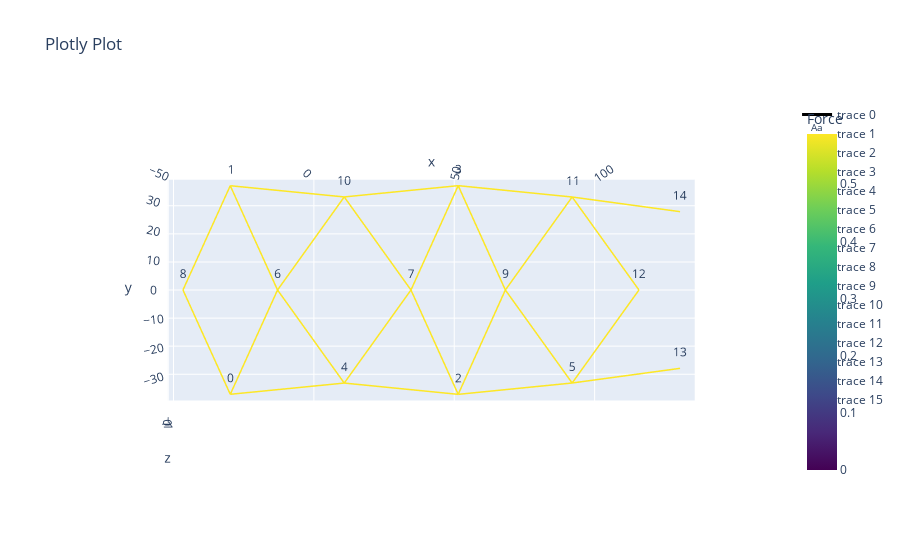

The code cell stored with this chart in its notebook:
### Markdown cell above
Optimize vertex locations

### Code cell
net.initialize_shape_optimizer(function_type = 'standard',  method = 'Gauss-Seidel',options ={"maxiter": 10000, "damping": .1, "tol": 1e-6})
net.optimize_vertices()
net.net_plot(color=True, plot_type='optimized', elables=False, vlabels = True)

### Figure 1 — Plotly figure (JSON) as saved in the notebook; plotly's stock layout.template omitted (floating-point values rounded to 4 significant figures)
{"data": [{"line": {"color": [0.5879, 0.5879, 0, 0.5879, 0.5879, 0, 0.5879, 0.5879, 0, 0.5879, 0.5879, 0, 0.5879, 0.5879, 0, 0.5879, 0.5879, 0, 0.5879, 0.5879, 0, 0.5879, 0.5879, 0, 0.5879, 0.5879, 0, 0.5879, 0.5879, 0, 0.5879, 0.5879, 0, 0.5879, 0.5879, 0, 0.5879, 0.5879, 0, 0.5879, 0.5879, 0, 0.5879, 0.5879, 0, 0.5879, 0.5879, 0, 0.5879, 0.5879, 0, 0.5879, 0.5879, 0, 0.5879, 0.5879, 0, 0.5879, 0.5879, 0, 0.5879, 0.5879, 0, 0.5879, 0.5879, 0, 0.5879, 0.5879, 0, 0.5879, 0.5879, 0], "colorbar": {"title": {"text": "Force"}}, "colorscale": [[0, "#440154"], [0.1111, "#482878"], [0.2222, "#3e4989"], [0.3333, "#31688e"], [0.4444, "#26828e"], [0.5556, "#1f9e89"], [0.6667, "#35b779"], [0.7778, "#6ece58"], [0.8889, "#b5de2b"], [1, "#fde725"]], "showscale": true, "width": 3}, "mode": "lines", "type": "scatter3d", "x": [-12.78, -29.56, null, -29.56, -46.36, null, -29.56, 10.9, null, 130.1, 91.82, null, 51.36, 10.9, null, 51.36, 91.82, null, 51.36, 34.59, null, 51.36, 68.11, null, 10.9, -12.78, null, 10.9, 34.59, null, 91.82, 115.5, null, 91.82, 68.11, null, -29.56, -12.78, null, -12.78, 10.9, null, -29.56, -46.36, null, 115.5, 91.82, null, 34.59, 10.9, null, 51.36, 34.59, null, 68.11, 91.82, null, 51.36, 68.11, null, -29.56, 10.9, null, 51.36, 10.9, null, 130.1, 91.82, null, 51.36, 91.82, null], "y": [-0.0007037, -37.03, null, -37.03, -0.001367, null, -37.03, -33.05, null, -27.82, -33.02, null, -37.04, -33.05, null, -37.04, -33.02, null, -37.04, 5.922e-05, null, -37.04, 0.0006698, null, -33.05, -0.0007037, null, -33.05, 5.922e-05, null, -33.02, 0.001605, null, -33.02, 0.0006698, null, 37.03, -0.0007037, null, -0.0007037, 33.05, null, 37.03, -0.001367, null, 0.001605, 33.02, null, 5.922e-05, 33.05, null, 37.04, 5.922e-05, null, 0.0006698, 33.02, null, 37.04, 0.0006698, null, 37.03, 33.05, null, 37.04, 33.05, null, 27.82, 33.02, null, 37.04, 33.02, null], "z": [0, 0, null, 0, 0, null, 0, 0, null, 0, 0, null, 0, 0, null, 0, 0, null, 0, 0, null, 0, 0, null, 0, 0, null, 0, 0, null, 0, 0, null, 0, 0, null, 0, 0, null, 0, 0, null, 0, 0, null, 0, 0, null, 0, 0, null, 0, 0, null, 0, 0, null, 0, 0, null, 0, 0, null, 0, 0, null, 0, 0, null, 0, 0, null]}, {"mode": "text", "text": ["0"], "type": "scatter3d", "x": [-29.56], "y": [-37.03], "z": [0]}, {"mode": "text", "text": ["1"], "type": "scatter3d", "x": [-29.56], "y": [37.03], "z": [0]}, {"mode": "text", "text": ["2"], "type": "scatter3d", "x": [51.36], "y": [-37.04], "z": [0]}, {"mode": "text", "text": ["3"], "type": "scatter3d", "x": [51.36], "y": [37.04], "z": [0]}, {"mode": "text", "text": ["4"], "type": "scatter3d", "x": [10.9], "y": [-33.05], "z": [0]}, {"mode": "text", "text": ["5"], "type": "scatter3d", "x": [91.82], "y": [-33.02], "z": [0]}, {"mode": "text", "text": ["6"], "type": "scatter3d", "x": [-12.78], "y": [-0.0007037], "z": [0]}, {"mode": "text", "text": ["7"], "type": "scatter3d", "x": [34.59], "y": [5.922e-05], "z": [0]}, {"mode": "text", "text": ["8"], "type": "scatter3d", "x": [-46.36], "y": [-0.001367], "z": [0]}, {"mode": "text", "text": ["9"], "type": "scatter3d", "x": [68.11], "y": [0.0006698], "z": [0]}, {"mode": "text", "text": ["10"], "type": "scatter3d", "x": [10.9], "y": [33.05], "z": [0]}, {"mode": "text", "text": ["11"], "type": "scatter3d", "x": [91.82], "y": [33.02], "z": [0]}, {"mode": "text", "text": ["12"], "type": "scatter3d", "x": [115.5], "y": [0.001605], "z": [0]}, {"mode": "text", "text": ["13"], "type": "scatter3d", "x": [130.1], "y": [-27.82], "z": [0]}, {"mode": "text", "text": ["14"], "type": "scatter3d", "x": [130.1], "y": [27.82], "z": [0]}], "layout": {"scene": {"aspectmode": "data", "camera": {"center": {"x": 0, "y": 0, "z": 0}, "eye": {"x": 0, "y": 0, "z": 6.506}, "up": {"x": 0, "y": 1, "z": 0}}}, "title": {"text": "Plotly Plot"}}}
